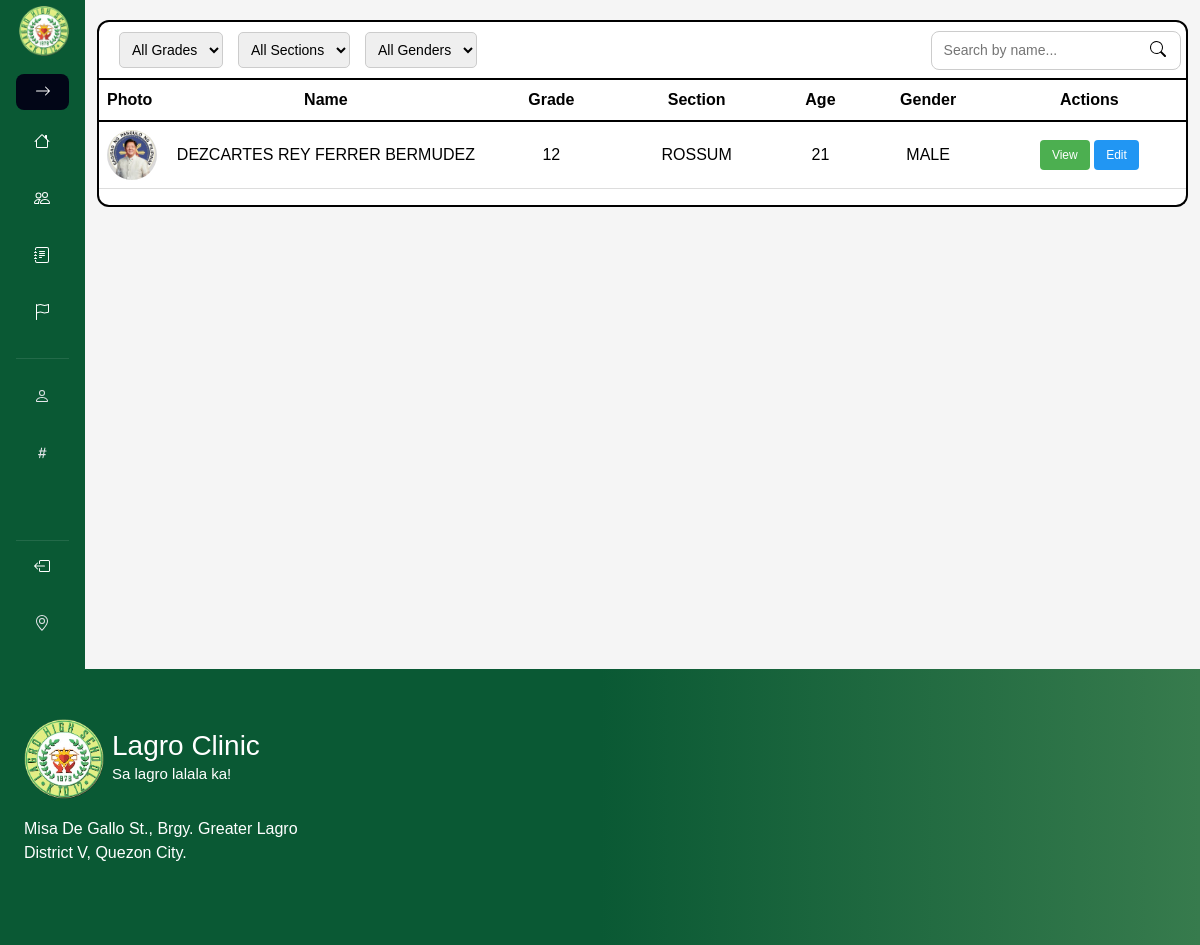
/in/studentlist.php (signed in), run on the app's committed database.
### tables this page shows
CREATE TABLE `user_info` (
  `user_id` int(11) NOT NULL,
  `account_id` int(11) NOT NULL,
  `lrn` varchar(50) NOT NULL,
  `first_name` varchar(50) NOT NULL,
  `middle_name` varchar(50) NOT NULL,
  `last_name` varchar(50) NOT NULL,
  `grade_section` varchar(50) NOT NULL,
  `address` varchar(100) NOT NULL,
  `contact` varchar(50) NOT NULL,
  `email` varchar(50) NOT NULL,
  `birth_date` date NOT NULL,
  `gender` varchar(50) NOT NULL,
  `age` int(50) NOT NULL,
  `guardian_name` varchar(50) NOT NULL,
  `guardian_no` varchar(50) NOT NULL,
  `guardian_address` varchar(50) NOT NULL,
  `guardian_email` varchar(50) NOT NULL,
  `allergies` varchar(100) NOT NULL,
  `med_condition` varchar(100) NOT NULL,
  `picture` varchar(100) NOT NULL,
  `role` varchar(20) NOT NULL
);

### in/studentlist.php (the view, shortened to what this page needs)
<!DOCTYPE html>
<html lang="en">
<head>
    <link href="../css/bootstrap.min.css" rel="stylesheet" />
    <link href="https://cdn.jsdelivr.net/npm/remixicon@4.5.0/fonts/remixicon.css" rel="stylesheet" />
</head>
<body>
    <main>
        <div class="sidebar-container">
            <?php include "../include/sidebar.php" ?>
        </div>
        <div class="container">
            <div class="table-main">
                <div class="table-header">
                    <div class="header-filters">
                        <select id="gradeFilter">
                            <option value="">All Grades</option>
                        </select>
                        <select id="sectionFilter">
                            <option value="">All Sections</option>
                        </select>
                        <select id="genderFilter">
                            <option value="">All Genders</option>
                        </select>
                    </div>
                    <div class="search">
                        <input type="text" class="search-bar" id="searchInput" placeholder="Search by name...">
                        <button class="search-btn" type="button"><svg xmlns="http://www.w3.org/2000/svg" width="16" height="16" fill="currentColor" class="bi bi-search" viewBox="0 0 16 16">
                                <path d="M11.742 10.344a6.5 6.5 0 1 0-1.397 1.398h-.001q.044.06.098.115l3.85 3.85a1 1 0 0 0 1.415-1.414l-3.85-3.85a1 1 0 0 0-.115-.1zM12 6.5a5.5 5.5 0 1 1-11 0 5.5 5.5 0 0 1 11 0" />
                            </svg></button>
                    </div>
                </div>
                <div class="table-container">
                    <table cellpadding="10" cellspacing="0" class="table" border="0">
                        <thead>
                            <tr>
                                <th style="width: 5%;">Photo</th>
                                <th style="text-align: center; width: 30%;">Name</th>
                                <th style="text-align: center; width: 12%;">Grade</th>
                                <th style="text-align: center; width: 15%;">Section</th>
                                <th style="text-align: center; width: 8%;">Age</th>
                                <th style="text-align: center; width: 12%;">Gender</th>
                                <th style="text-align: center; width: 18%;">Actions</th>
                            </tr>
                        </thead>
                        <tbody id="studentTableBody">
                            <?php include "../include/db.php";
                            if (!isset($_SESSION['account_id'])) {
                                echo "<tr><td colspan='7'><strong>Please log in to view students.</strong></td></tr>";
                            } else {
                                $account_id = $_SESSION['account_id'];
                                $sql = "SELECT * FROM user_info WHERE account_id = ?";
                                $stmt = $conn->prepare($sql);
                                $stmt->bind_param("i", $account_id);
                                $stmt->execute();
                                $result = $stmt->get_result();
                                if ($result->num_rows > 0) {
                                    while ($row = $result->fetch_assoc()) {
                                        $gradeSection = $row['grade_section'];
                                        $parts = explode(' - ', $gradeSection);
                                        $grade = trim($parts[0] ?? '');
                                        $section = trim($parts[1] ?? $gradeSection);
                            ?>
                                        <tr>
                                            <td><img src="../uploads/<?php echo htmlspecialchars($row['picture']); ?>" alt="Student" width="50" height="50" style="border-radius:50%;"></td>
                                            <td style="text-transform: uppercase;"><?php echo htmlspecialchars($row['first_name'] . " " . $row['middle_name'] . " " . $row['last_name']); ?></td>
                                            <td><?php echo htmlspecialchars($grade); ?></td>
                                            <td style="text-transform: uppercase;"><?php echo htmlspecialchars($section); ?></td>
                                            <td><?php echo htmlspecialchars($row['age']); ?></td>
                                            <td style="text-transform: uppercase;"><?php echo htmlspecialchars($row['gender']); ?></td>
                                            <td id="table-button">
                                                <button type="button" class="btn-action btn-view" onclick="anecdote(<?php echo $row['user_id']; ?>)">View</button>
                                                <button type="button" class="btn-action btn-edit" onclick="openEditModal(<?php echo $row['user_id']; ?>)">Edit</button>
                                            </td>
                                        </tr>
                            <?php
                                    }
                                } else {
                                    echo "<tr><td colspan='7' class='no-results'>No records found</td></tr>";
                                }
                            }
                            ?>
                        </tbody>
                    </table>
                </div>
            </div>
        </div>
    </main>
    <?php include "../include/footer.php" ?>
</body>
</html>

### in/studentlist.php (style rules this page uses)
* { padding: 0; margin: 0; box-sizing: border-box; }
body { font-family: Arial, sans-serif; background-color: #f5f5f5; }
main { display: flex; }
.sidebar-container { position: relative; margin-bottom: -10px; }
.container { display: flex; }
.table-main { width: 100%; margin-top: 20px; }
.table-header { display: flex; justify-content: space-between; align-items: center; border: 2px solid black; border-radius: 12px 12px 0px 0px; height: 60px; padding: 0 20px; gap: 20px; background-color: white; }
.header-filters { display: flex; gap: 15px; }
.header-filters select { padding: 8px; border-radius: 5px; border: 1px solid #ccc; font-size: 14px; }
.search-bar { border-radius: 8px; padding: 8px 12px; border: 1px solid #ccc; width: 250px; font-size: 14px; margin-right: -35px; padding-right: 35px; }
.search-btn { position: relative; background-color: #ffffff00; border: none; cursor: pointer; font-size: 18px; }
.table-container { width: 100%; border: 2px solid black; border-top: none; border-radius: 0px 0px 12px 12px; overflow-x: auto; background-color: white; }
table { border-collapse: collapse; width: 100%; }
tbody tr { border-bottom: 1px solid #ddd; }
td { text-align: center; vertical-align: middle; padding: 12px; }
thead tr { background-color: #f5f5f5; border-bottom: 2px solid #000; }
td img { border-radius: 50%; object-fit: cover; }
.btn-action { padding: 6px 12px; font-size: 12px; border: none; border-radius: 4px; cursor: pointer; text-decoration: none; display: inline-block; }
.btn-view { background-color: #4CAF50; color: white; }
.btn-edit { background-color: #2196F3; color: white; }

### include/footer.php (style rules this page uses)
:root { --primary-color: green; --secondary-color: blue; --font-color: white; --gradient-color: linear-gradient(90deg, rgb(10, 89, 52) 50%, rgb(55, 123, 77) 100%); --input-color: #f1f1f1; --shadow: 0 2px 5px rgba(0, 0, 0, 0.2) }
.bi { vertical-align: -0.125em; fill: currentColor; }

### data on the page
user_info: picture (picture), first_name+middle_name+last_name "DEZCARTES REY FERRER BERMUDEZ", grade_section "12", grade_section "ROSSUM", age "21", gender "MALE"
